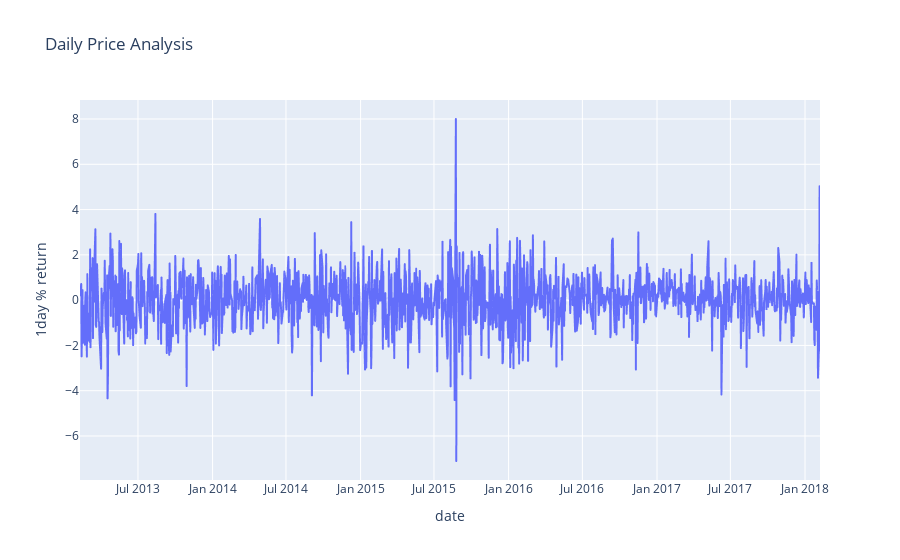

Here is the notebook cell this chart was saved with:
### Markdown cell above
##### Using plotly to visualise data

### Code cell
fig = px.line(df, x = "date", y = '1day % return',title = "Daily Price Analysis")
fig.show()

### Figure 1 — Plotly figure (JSON) as saved in the notebook; plotly's stock layout.template omitted (floating-point values rounded to 4 significant figures; data arrays with more than 128 entries replaced by an {"elided": "..."} marker saying what was removed)
{"data": [{"hovertemplate": "date=%{x}<br>1day % return=%{y}<extra></extra>", "legendgroup": "", "line": {"color": "#636efa", "dash": "solid"}, "marker": {"symbol": "circle"}, "mode": "lines", "name": "", "showlegend": false, "type": "scattergl", "x": {"elided": "1259 str values"}, "xaxis": "x", "y": {"elided": "1259 float values"}, "yaxis": "y"}], "layout": {"legend": {"tracegroupgap": 0}, "title": {"text": "Daily Price Analysis"}, "xaxis": {"anchor": "y", "domain": [0, 1], "title": {"text": "date"}}, "yaxis": {"anchor": "x", "domain": [0, 1], "title": {"text": "1day % return"}}}}
